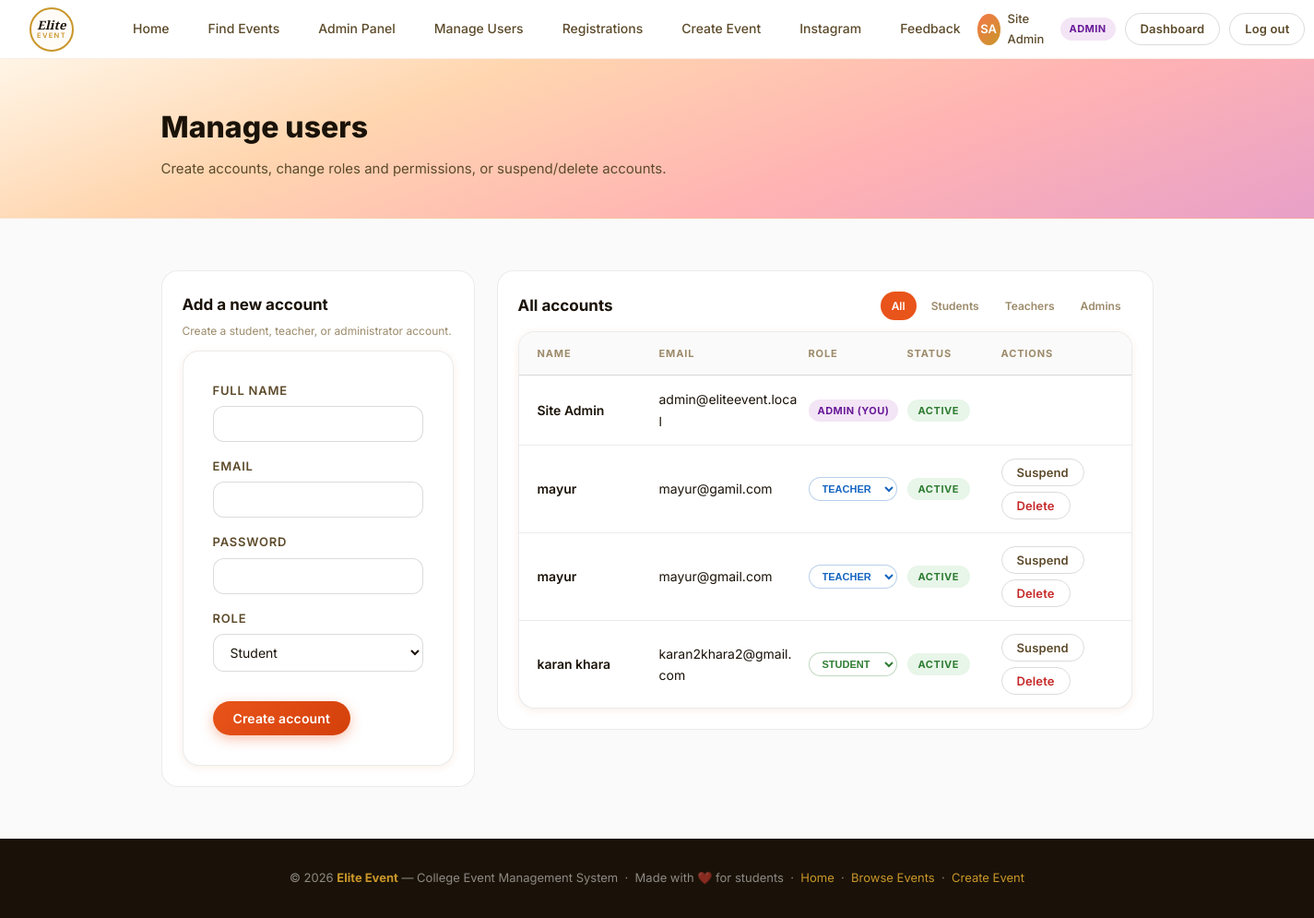
The page /admin/users.php (signed in) on the database its author committed.
### tables this page shows
CREATE TABLE IF NOT EXISTS users (
    id INT UNSIGNED NOT NULL AUTO_INCREMENT,
    name VARCHAR(120) NOT NULL,
    email VARCHAR(190) NOT NULL,
    password_hash VARCHAR(255) NOT NULL,
    role ENUM('admin','teacher','student') NOT NULL DEFAULT 'student',
    status ENUM('active','suspended') NOT NULL DEFAULT 'active',
    created_at DATETIME NOT NULL DEFAULT CURRENT_TIMESTAMP,
    PRIMARY KEY (id),
    UNIQUE KEY uq_users_email (email)
);

### includes/db.php (called while the page is built, shortened)
<?php
function db_config(): array {
    static $config = null;
    $configFile = __DIR__ . '/../config/database.php';
    if (file_exists($configFile)) {
        $config = require $configFile;
    }
    return $config;
}
function db(): PDO {
    static $pdo = null;
    if ($pdo !== null) return $pdo;
    $c = db_config();
    $charset = $c['charset'] ?? 'utf8mb4';
    try {
        $dsn = sprintf(
            'mysql:host=%s;port=%d;dbname=%s;charset=%s',
            $c['host'],
            (int)($c['port'] ?? 3306),
            $c['database'],
            $charset
        );
        $pdo = new PDO($dsn, $c['username'], $c['password'], [
            PDO::ATTR_ERRMODE => PDO::ERRMODE_EXCEPTION,
            PDO::ATTR_DEFAULT_FETCH_MODE => PDO::FETCH_ASSOC,
            PDO::ATTR_EMULATE_PREPARES => false,
        ]);
    } catch (PDOException $e) {
        if ((int)$e->getCode() === 1049) {
            $serverDsn = sprintf('mysql:host=%s;port=%d;charset=%s', $c['host'], (int)($c['port'] ?? 3306), $charset);
            $server = new PDO($serverDsn, $c['username'], $c['password'], [
                PDO::ATTR_ERRMODE => PDO::ERRMODE_EXCEPTION,
                PDO::ATTR_DEFAULT_FETCH_MODE => PDO::FETCH_ASSOC,
                PDO::ATTR_EMULATE_PREPARES => false,
            ]);
            $server->exec('CREATE DATABASE IF NOT EXISTS `' . str_replace('`', '``', $c['database']) . '` CHARACTER SET utf8mb4 COLLATE utf8mb4_unicode_ci');
            $server = null;
            $pdo = new PDO($dsn, $c['username'], $c['password'], [
                PDO::ATTR_ERRMODE => PDO::ERRMODE_EXCEPTION,
                PDO::ATTR_DEFAULT_FETCH_MODE => PDO::FETCH_ASSOC,
                PDO::ATTR_EMULATE_PREPARES => false,
            ]);
        } else {
            throw $e;
        }
    }
    db_install_or_migrate($pdo);
    return $pdo;
}
function db_install_or_migrate(PDO $pdo): void {
    $requiredTables = ['users', 'instagram_posts', 'events', 'registrations', 'feedback'];
    $placeholders = implode(',', array_fill(0, count($requiredTables), '?'));
    $stmt = $pdo->prepare("SELECT TABLE_NAME FROM information_schema.TABLES WHERE TABLE_SCHEMA = DATABASE() AND TABLE_NAME IN ($placeholders)");
    $stmt->execute($requiredTables);
    $tables = $stmt->fetchAll(PDO::FETCH_COLUMN);
    if (!in_array('events', $tables, true)) {
        $pdo->exec("CREATE TABLE events (
            id INT UNSIGNED NOT NULL AUTO_INCREMENT,
            title VARCHAR(255) NOT NULL,
            category VARCHAR(60) NOT NULL,
            date DATE NOT NULL,
            time TIME NOT NULL,
            venue VARCHAR(255) NOT NULL,
            city VARCHAR(120) NOT NULL,
            organizer VARCHAR(190) NOT NULL,
            description TEXT NULL,
            google_form_url VARCHAR(1000) NULL,
            created_by INT UNSIGNED NULL,
            created_at DATETIME NOT NULL DEFAULT CURRENT_TIMESTAMP,
            updated_at DATETIME NOT NULL DEFAULT CURRENT_TIMESTAMP ON UPDATE CURRENT_TIMESTAMP,
            PRIMARY KEY (id),
            KEY idx_events_date_time (date, time),
            KEY idx_events_category (category),
            KEY idx_events_created_by (created_by),
            CONSTRAINT fk_events_user FOREIGN KEY (created_by) REFERENCES users(id) ON DELETE SET NULL
        ) ENGINE=InnoDB DEFAULT CHARSET=utf8mb4 COLLATE=utf8mb4_unicode_ci");
    } else {
        $columns = $pdo->query("SELECT COLUMN_NAME FROM information_schema.COLUMNS WHERE TABLE_SCHEMA = DATABASE() AND TABLE_NAME = 'events'")->fetchAll(PDO::FETCH_COLUMN);
    }
    if (!in_array('feedback', $tables, true)) {
        $pdo->exec("CREATE TABLE feedback (
            id INT UNSIGNED NOT NULL AUTO_INCREMENT,
            event_id INT UNSIGNED NOT NULL,
            user_id INT UNSIGNED NOT NULL,
            rating TINYINT UNSIGNED NOT NULL,
            comment TEXT NOT NULL,
            media_url VARCHAR(500) NULL,
            media_type ENUM('image','video') NULL,
            created_at DATETIME NOT NULL DEFAULT CURRENT_TIMESTAMP,
            PRIMARY KEY (id),
            UNIQUE KEY uq_feedback_event_user (event_id, user_id),
            KEY idx_feedback_event (event_id),
            KEY idx_feedback_user (user_id),
            CONSTRAINT fk_feedback_event FOREIGN KEY (event_id) REFERENCES events(id) ON DELETE CASCADE,
            CONSTRAINT fk_feedback_user FOREIGN KEY (user_id) REFERENCES users(id) ON DELETE CASCADE,
            CONSTRAINT chk_feedback_rating CHECK (rating BETWEEN 1 AND 5)
        ) ENGINE=InnoDB DEFAULT CHARSET=utf8mb4 COLLATE=utf8mb4_unicode_ci");
    } else {
        $fbColumns = $pdo->query("SELECT COLUMN_NAME FROM information_schema.COLUMNS WHERE TABLE_SCHEMA = DATABASE() AND TABLE_NAME = 'feedback'")->fetchAll(PDO::FETCH_COLUMN);
    }
    if ((int)$pdo->query('SELECT COUNT(*) FROM users')->fetchColumn() === 0) {
        $stmt = $pdo->prepare('INSERT INTO users (name, email, password_hash, role) VALUES (?, ?, ?, ?)');
        $stmt->execute(['Site Admin', 'admin@eliteevent.local', password_hash('Admin@123', PASSWORD_DEFAULT), 'admin']);
        $adminId = (int)$pdo->lastInsertId();
        if ((int)$pdo->query('SELECT COUNT(*) FROM instagram_posts')->fetchColumn() === 0) {
            $stmt = $pdo->prepare('INSERT INTO instagram_posts (url, caption, added_by) VALUES (?, ?, ?)');
            foreach ([
                'https://www.instagram.com/p/DZ19EVVgkzn/?igsh=bHU1b3R4anRlaTk=',
                'https://www.instagram.com/p/DZrXjbFC2bR/?igsh=MTF1NWpmNGR6Zm94ZQ==',
                'https://www.instagram.com/p/DZg1eOOgtuB/?igsh=ZGpqb3lkem9zMnB1',
                'https://www.instagram.com/reel/DYjBB8bBmnP/?utm_source=ig_web_copy_link&igsh=MzRlODBiNWFlZA==',
            ] as $url) {
                $stmt->execute([$url, '', $adminId]);
            }
        }
    }
    db_seed_events_mysql($pdo);
}
function db_seed_events_mysql(PDO $pdo): void {
    if ((int)$pdo->query('SELECT COUNT(*) FROM events')->fetchColumn() > 0) return;
}

### includes/auth.php (called while the page is built, shortened)
<?php
require_once __DIR__ . '/db.php';
function current_user(): ?array {
    static $cached = null;
    if ($cached !== null) return $cached;
    $stmt = db()->prepare('SELECT id, name, email, role, status FROM users WHERE id = ?');
    $stmt->execute([$_SESSION['user_id']]);
    $user = $stmt->fetch();
    $cached = $user;
    return $user;
}
function require_role(string ...$roles): array {
    $user = current_user();
    return $user;
}
function role_home(string $role): string {
    return match ($role) {
        'admin'   => 'admin/dashboard.php',
        'teacher' => 'teacher/dashboard.php',
        default   => 'dashboard.php',
    };
}
function base_path(): string {
    $docRoot    = str_replace('\\', '/', rtrim($_SERVER['DOCUMENT_ROOT'], '/'));
    $projectDir = str_replace('\\', '/', realpath(__DIR__ . '/..'));
    $basePath   = '/' . ltrim(str_replace($docRoot, '', $projectDir), '/');
    return rtrim($basePath, '/') . '/';
}

### includes/data.php (called while the page is built, shortened)
<?php
require_once __DIR__ . '/auth.php';
$currentUser = current_user();

### admin/users.php (the view, shortened to what this page needs)
<?php
require_once __DIR__ . '/../includes/data.php';
$currentUser = require_role('admin');
$roleFilter = $_GET['role'] ?? 'all';
if ($roleFilter === 'all') {
    $users = db()->query('SELECT * FROM users ORDER BY role, name')->fetchAll();
} else {
    $stmt = db()->prepare('SELECT * FROM users WHERE role = ? ORDER BY name');
    $stmt->execute([$roleFilter]);
    $users = $stmt->fetchAll();
}
require_once __DIR__ . '/../includes/header.php';
?>
<section class="page-head">
  <div class="container">
    <h1>Manage users</h1>
    <p>Create accounts, change roles and permissions, or suspend/delete accounts.</p>
  </div>
</section>
<section class="section">
  <div class="container">
    <div class="admin-grid">
      <div class="admin-panel">
        <h2>Add a new account</h2>
        <p class="form-help" style="margin-top:6px;">Create a student, teacher, or administrator account.</p>
        <form method="post" class="event-form" style="margin-top:12px;">
          <div class="form-grid">
            <div class="form-field">
              <label>Full name</label>
              <input type="text" name="name" required>
            </div>
            <div class="form-field">
              <label>Email</label>
              <input type="email" name="email" required>
            </div>
            <div class="form-field">
              <label>Password</label>
              <input type="password" name="password" minlength="8" required>
            </div>
            <div class="form-field">
              <label>Role</label>
              <select name="role">
                <option value="student">Student</option>
              </select>
            </div>
          </div>
          <button type="submit" class="btn btn-primary" style="margin-top:8px;">Create account</button>
        </form>
      </div>
      <div class="admin-panel">
        <div class="section-head" style="margin-bottom:12px;">
          <h2>All accounts</h2>
          <div class="role-filter-tabs">
            <a href="?role=all"     class="<?= $roleFilter === 'all' ? 'active' : '' ?>">All</a>
            <a href="?role=student" class="<?= $roleFilter === 'student' ? 'active' : '' ?>">Students</a>
            <a href="?role=teacher" class="<?= $roleFilter === 'teacher' ? 'active' : '' ?>">Teachers</a>
            <a href="?role=admin"   class="<?= $roleFilter === 'admin' ? 'active' : '' ?>">Admins</a>
          </div>
        </div>
        <div class="dashboard-table">
          <div class="dashboard-row dashboard-row-head">
            <span>Name</span>
            <span>Email</span>
            <span>Role</span>
            <span>Status</span>
            <span>Actions</span>
          </div>
          <?php foreach ($users as $u): ?>
            <div class="dashboard-row">
              <span class="dashboard-event-name"><?= htmlspecialchars($u['name']) ?></span>
              <span><?= htmlspecialchars($u['email']) ?></span>
              <span>
                <?php if ((int) $u['id'] === (int) $currentUser['id']): ?>
                  <span class="role-pill role-pill-<?= htmlspecialchars($u['role']) ?>"><?= htmlspecialchars(ucfirst($u['role'])) ?> (you)</span>
                <?php else: ?>
                  <form method="post" class="inline-form">
                    <select name="role" onchange="this.form.submit()" class="role-select role-select-<?= htmlspecialchars($u['role']) ?>">
                      <option value="student" <?= $u['role'] === 'student' ? 'selected' : '' ?>>Student</option>
                      <option value="teacher" <?= $u['role'] === 'teacher' ? 'selected' : '' ?>>Teacher</option>
                    </select>
                  </form>
                <?php endif; ?>
              </span>
              <span><span class="status-badge <?= $u['status'] === 'active' ? 'status-live' : 'status-draft' ?>"><?= htmlspecialchars(ucfirst($u['status'])) ?></span></span>
              <span class="dashboard-row-actions">
                <?php if ((int) $u['id'] !== (int) $currentUser['id']): ?>
                  <form method="post" class="inline-form">
                    <button type="submit" class="btn btn-ghost btn-sm"><?= $u['status'] === 'active' ? 'Suspend' : 'Reactivate' ?></button>
                  </form>
                  <form method="post" class="inline-form" onsubmit="return confirm('Delete this account permanently?');">
                    <button type="submit" class="btn btn-ghost btn-sm" style="color:var(--red);">Delete</button>
                  </form>
                <?php endif; ?>
              </span>
            </div>
          <?php endforeach; ?>
        </div>
      </div>
    </div>
  </div>
</section>
<?php require_once __DIR__ . '/../includes/footer.php'; ?>

### includes/header.php (shortened to what this page needs)
<?php
$currentUser = $currentUser ?? null;
$initials = '';
if ($currentUser) {
    $parts = explode(' ', trim($currentUser['name']));
    $initials = strtoupper(substr($parts[0], 0, 1) . (isset($parts[1]) ? substr($parts[1], 0, 1) : ''));
}
$roleHome = $currentUser ? base_path() . role_home($currentUser['role']) : '';
?>
<!DOCTYPE html>
<html lang="en">
<head>
  <link rel="stylesheet" href="https://cdn.jsdelivr.net/npm/@tabler/icons-webfont@2.44.0/tabler-icons.min.css" />
  <?php
    $docRoot    = str_replace('\\', '/', rtrim($_SERVER['DOCUMENT_ROOT'], '/'));
    $projectDir = str_replace('\\', '/', realpath(__DIR__ . '/..'));
    $basePath   = '/' . ltrim(str_replace($docRoot, '', $projectDir), '/');
    $basePath   = rtrim($basePath, '/') . '/';
  ?>
  <link rel="stylesheet" href="<?= htmlspecialchars($basePath) ?>css/style.css" />
</head>
<body>
<nav class="nav">
  <a class="nav-logo" href="<?= $basePath ?>index.php">
    <div class="nav-logo-badge">
      <span class="logo-elite">Elite</span>
      <span class="logo-event">EVENT</span>
    </div>
  </a>
  <div class="nav-links">
    <a class="nav-link" href="<?= $basePath ?>index.php"><i class="ti ti-home"></i> Home</a>
    <a class="nav-link" href="<?= $basePath ?>events.php"><i class="ti ti-calendar-event"></i> Find Events</a>
    <?php if ($currentUser && $currentUser['role'] === 'admin'): ?>
      <a class="nav-link" href="<?= $basePath ?>admin/dashboard.php"><i class="ti ti-shield-lock"></i> Admin Panel</a>
      <a class="nav-link" href="<?= $basePath ?>admin/users.php"><i class="ti ti-users"></i> Manage Users</a>
      <a class="nav-link" href="<?= $basePath ?>admin/registrations.php"><i class="ti ti-clipboard-check"></i> Registrations</a>
      <a class="nav-link" href="<?= $basePath ?>create-event.php"><i class="ti ti-circle-plus"></i> Create Event</a>
      <a class="nav-link" href="<?= $basePath ?>admin/instagram.php"><i class="ti ti-brand-instagram"></i> Instagram</a>
      <a class="nav-link" href="<?= $basePath ?>admin/feedback.php"><i class="ti ti-message-star"></i> Feedback</a>
    <?php elseif ($currentUser && $currentUser['role'] === 'teacher'): ?>
      <a class="nav-link" href="<?= $basePath ?>teacher/dashboard.php"><i class="ti ti-layout-dashboard"></i> Dashboard</a>
      <a class="nav-link" href="<?= $basePath ?>create-event.php"><i class="ti ti-circle-plus"></i> Create Event</a>
    <?php elseif ($currentUser && $currentUser['role'] === 'student'): ?>
      <a class="nav-link" href="<?= $basePath ?>dashboard.php"><i class="ti ti-layout-dashboard"></i> Dashboard</a>
    <?php endif; ?>
  </div>
  <div class="nav-right">
    <?php if ($currentUser): ?>
      <div class="nav-user">
        <div class="nav-avatar"><?php echo $initials ?: 'U'; ?></div>
        <span><?php echo htmlspecialchars($currentUser['name']); ?></span>
        <span class="role-pill role-pill-<?= htmlspecialchars($currentUser['role']) ?>"><?= htmlspecialchars(ucfirst($currentUser['role'])) ?></span>
      </div>
      <a href="<?= $roleHome ?>" class="btn btn-ghost btn-sm">Dashboard</a>
      <a href="<?= $basePath ?>logout.php" class="btn btn-ghost btn-sm">Log out</a>
    <?php else: ?>
      <a href="<?= $basePath ?>login.php"  class="btn btn-ghost btn-sm">Log in</a>
      <a href="<?= $basePath ?>signup.php" class="btn btn-primary btn-sm">Sign up</a>
    <?php endif; ?>
  </div>
</nav>

### rows shown on the page
users: name "SA", name "Site Admin", role "ADMIN", email "admin@eliteevent.local", status "ACTIVE"
users: name "mayur", email "mayur@gamil.com", role "Teacher", status "ACTIVE", shows "Suspend"
users: name "mayur", email "mayur@gmail.com", role "Teacher", status "ACTIVE", shows "Suspend"
users: name "karan khara", email "karan2khara2@gmail.com", role "Student", status "ACTIVE", shows "Suspend"
